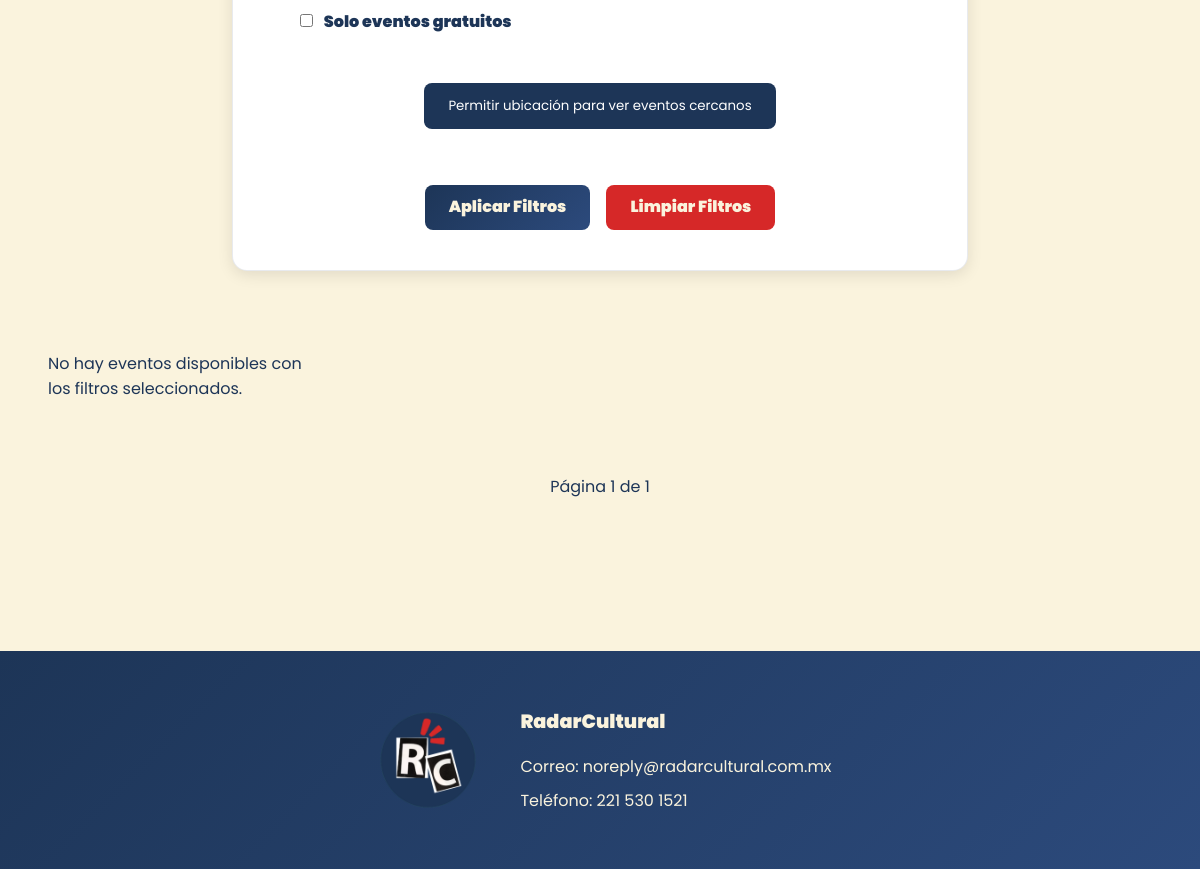
The app's page /eventos/ (lower part), older data.
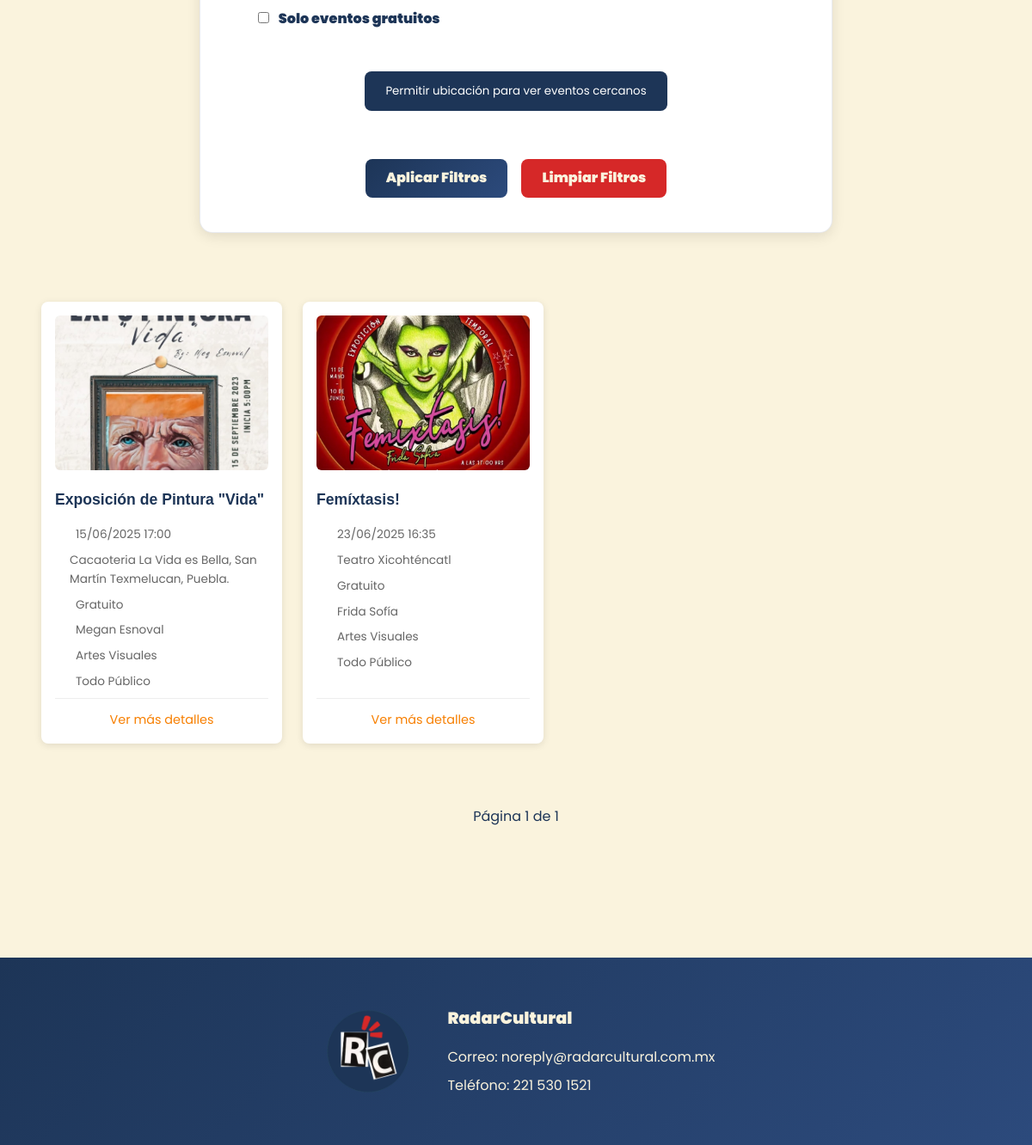
The same page, newer data.
### core/models.py (models this page shows, shortened)
class Evento(models.Model):
    difusor = models.ForeignKey(PerfilDifusor, on_delete=models.CASCADE, related_name='eventos')
    titulo = models.CharField(max_length=200)
    disciplina = models.ForeignKey(Disciplina, on_delete=models.SET_NULL, null=True)
    descripcion = models.TextField()
    imagen = models.ImageField(upload_to='eventos/')
    clasificacion_edad = models.CharField(max_length=20, choices=CLASIFICACION_EDAD_CHOICES)
    fecha_evento = models.DateTimeField()
    lugar = models.CharField(max_length=300)
    horario = models.CharField(max_length=100)
    precio = models.DecimalField(max_digits=10, decimal_places=2, default=0)
    es_gratuito = models.BooleanField(default=False)
    aprobado = models.BooleanField(default=False)
    fecha_creacion = models.DateTimeField(auto_now_add=True)
    fecha_actualizacion = models.DateTimeField(auto_now=True)
    class Meta:
        db_table = 'eventos'
        verbose_name = 'Evento'
        verbose_name_plural = 'Eventos'
        ordering = ['fecha_evento']

class PerfilDifusor(models.Model):
    usuario = models.OneToOneField(Usuario, on_delete=models.CASCADE, related_name='perfil_difusor')
    tipo_difusor = models.CharField(max_length=20, choices=TIPO_DIFUSOR_CHOICES)
    nombre_entidad = models.CharField(max_length=200)
    descripcion = models.TextField()
    imagen_perfil = models.ImageField(upload_to='perfiles/', blank=True, null=True)
    telefono = models.CharField(max_length=20)
    direccion = models.TextField(blank=True, null=True)
    sitio_web = models.URLField(blank=True, null=True)
    redes_sociales = models.JSONField(default=dict, blank=True)
    disciplinas = models.ManyToManyField('Disciplina', related_name='difusores')
    activo = models.BooleanField(default=True)
    fecha_creacion = models.DateTimeField(auto_now_add=True)
    class Meta:
        db_table = 'perfiles_difusor'
        verbose_name = 'Perfil de Difusor'
        verbose_name_plural = 'Perfiles de Difusor'

class Disciplina(models.Model):
    nombre = models.CharField(max_length=50, choices=DISCIPLINAS_CHOICES, unique=True)
    descripcion = models.TextField(blank=True)
    class Meta:
        db_table = 'disciplinas'
        verbose_name = 'Disciplina Artística'
        verbose_name_plural = 'Disciplinas Artísticas'

### core/views.py (the view)
# urls.py: path('eventos/', views.lista_eventos, name='lista_eventos'),
def lista_eventos(request):
    eventos = Evento.objects.filter(aprobado=True, fecha_evento__gte=timezone.now())
    disciplina = request.GET.get('disciplina')
    clasificacion = request.GET.get('clasificacion')
    gratuito = request.GET.get('gratuito')
    if disciplina:
        eventos = eventos.filter(disciplina__nombre=disciplina)
    if clasificacion:
        eventos = eventos.filter(clasificacion_edad=clasificacion)
    if gratuito == 'si':
        eventos = eventos.filter(es_gratuito=True)
    lat = request.GET.get('lat')
    lon = request.GET.get('lon')
    if lat and lon:
        pass
    else:
        eventos = eventos.order_by('fecha_evento')
    paginator = Paginator(eventos, 8)
    page_number = request.GET.get('page')
    page_obj = paginator.get_page(page_number)
    context = {
        'page_obj': page_obj,
        'disciplinas': Disciplina.objects.all(),
    }
    return render(request, 'services/events_list.html', context)

### templates/services/events_list.html (shortened to what this page needs)
{% extends "base.html" %}
{% load static %}
{% block extrahead %}
<link rel="stylesheet" type="text/css" href="{% static 'css/events_list.css' %}">
{% endblock %}
{% block content %}
<section class="search">
    <div class="search-form-container">
        <form method="get" id="form-filtros">
            <div class="search-free">
                <label for="gratuito">
                    <input type="checkbox" name="gratuito" id="gratuito" value="si" {% if request.GET.gratuito == 'si' %}checked{% endif %}>
                    Solo eventos gratuitos
                </label>
            </div>
            <div id="ubicacion-permiso">
                <button type="button" onclick="solicitarUbicacion()">Permitir ubicación para ver eventos cercanos</button>
            </div>
            <div class="search-buttons">
                <button type="submit" class="btn-apply-changes">Aplicar Filtros</button>
                <a href="{% url 'lista_eventos' %}" class="btn-clean-filters">Limpiar Filtros</a>
            </div>
        </form>
    </div>
</section>
<section>
    <div id="lista-eventos">
        {% for evento in page_obj %}
        <article>
            {% if evento.imagen %}
            <img src="{{ evento.imagen.url }}" alt="{{ evento.titulo }}">
            {% endif %}
            <h3>{{ evento.titulo }}</h3>
            <div class="event-meta">
                <p> {{ evento.fecha_evento|date:"d/m/Y H:i" }}</p>
                <p> {{ evento.lugar }}</p>
                <p> {% if evento.es_gratuito %}Gratuito{% else %}${{ evento.precio }}{% endif %}</p>
                <p> {{ evento.difusor.nombre_entidad }}</p>
                <p> {{ evento.disciplina.get_nombre_display }}</p>
                <p> {{ evento.get_clasificacion_edad_display }}</p>
            </div>
            <a href="{% url 'detalle_difusor' evento.difusor.id %}">Ver más detalles</a>
        </article>
        {% empty %}
        <p>No hay eventos disponibles con los filtros seleccionados.</p>
        {% endfor %}
    </div>
</section>
<div class="pagination">
    <span>Página {{ page_obj.number }} de {{ page_obj.paginator.num_pages }}</span>
</div>
{% endblock %}

### templates/base.html (shortened to what this page needs)
{% load static %}
<!DOCTYPE html>
<html lang="es">
<head>
    <link href="{% static 'css/base.css' %}?v={{ now|date:'U' }}" rel="stylesheet">
    <link href="{% static 'css/notifications.css' %}?v={{ now|date:'U' }}" rel="stylesheet">
    {% block extrahead %}{% endblock %}
</head>
<body>
    <main class="container mt-4">
        {% block content %}{% endblock %}
    </main>
    <footer>
        <div class="footer-content">
            <div class="footer-logo-text">
                <img src="{% static 'images/logo_circle.png' %}" alt="" class="footer-logo">
                <div class="footer-text">
                    <p id="buap-text">RadarCultural </p>
                    <p>Correo: noreply@radarcultural.com.mx</p>
                    <p>Teléfono: 221 530 1521</p>
                </div>
            </div>
        </div>
    </footer>
</body>
</html>

### static/css/base.css (style rules this page uses)
:root { --red: #D62828; --orange: #F77F00; --green: #4CAF50; --navy: #1D3557; --cream: #FAF3DD; --dark-orange: #c65d00; --light-green: #81c784; --light-navy: #2c4a7c; --shadow-soft: 0 4px 6px rgba(29, 53, 87, 0.1); --shadow-strong: 0 8px 15px rgba(29, 53, 87, 0.2); --gradient-primary: linear-gradient(135deg, var(--navy), var(--light-navy)); --gradient-accent: linear-gradient(135deg, var(--orange), var(--dark-orange)); }
* { margin: 0; padding: 0; box-sizing: border-box; font-family: 'Poppins', sans-serif; }
body { font-family: 'Montserrat', sans-serif; background-color: var(--cream); background-image: url('../images/fondo 1.png'); color: var(--navy); line-height: 1.6; }
.container { max-width: 1200px; margin: 0 auto; padding: 2rem; }
h1, h2, h3, h4, h5, h6 { margin-bottom: 1.5rem; font-family: 'Cocomat Pro', sans-serif; }
button { background: var(--gradient-primary); color: var(--cream); border: none; margin-top:1rem; margin-bottom: 1rem; padding: 0.8rem 1.5rem; border-radius: 25px; font-weight: 500; cursor: pointer; transition: transform 0.3s ease, box-shadow 0.3s ease; }
article { background: white; border-radius: 15px; padding: 1.5rem; margin-bottom: 2rem; box-shadow: var(--shadow-soft); transition: transform 0.3s ease; }
img { max-width: 100%; height: auto; border-radius: 10px; }
footer { background: var(--gradient-primary); color: var(--cream); padding: 3rem 2rem; margin-top: 4rem; }
.footer-content { max-width: 1200px; margin: 0 auto; display: flex; justify-content: center; align-items: center; gap: 2rem; }
.footer-logo-text { display: flex; align-items: center; gap: 2rem; }
.footer-logo { width: 120px; height: auto; }
.footer-text { list-style: none; text-align: left; }
.footer-text p { margin: 0.5rem 0; }
#buap-text { font-size: 1.2rem; font-weight: bold; margin-bottom: 1rem; }
form { max-width: 600px; margin: 0 auto; }
input, textarea, select { width: 100%; padding: 0.8rem; border: 2px solid var(--light-navy); border-radius: 8px; background: white; transition: border-color 0.3s ease; }

### static/css/notifications.css (style rules this page uses)
:root { --exito: #3ab65c; --error: #bf333b; --info: #1898c0; --warning: #bc8c12; --exito-hover: #2d8a46; --error-hover: #992a30; --info-hover: #147fa0; --warning-hover: #9b7512; }
* { box-sizing: border-box; }

Row changes from the older to the newer data that the page shows:
added Evento: imagen (picture), titulo "Exposición de Pintura \"Vida\"", fecha_evento "15/06/2025 17:00", lugar "Cacaoteria La Vida es Bella, San Martín Texmelucan, Puebla.", es_gratuito "Gratuito", difusor.nombre_entidad "Megan Esnoval", disciplina.nombre "Artes Visuales", clasificacion_edad "Todo Público"
added Evento: imagen (picture), titulo "Femíxtasis!", fecha_evento "23/06/2025 16:35", lugar "Teatro Xicohténcatl", es_gratuito "Gratuito", difusor.nombre_entidad "Frida Sofía", disciplina.nombre "Artes Visuales", clasificacion_edad "Todo Público"
Text that changed along with them:
text no longer shown: "No hay eventos disponibles con los filtros seleccionados."
